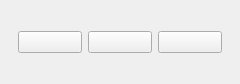
<?xml version="1.0" encoding="UTF-8"?>
<ui version="4.0">
 <class>MainWindow</class>
 <widget class="QMainWindow" name="MainWindow">
  <property name="geometry">
   <rect>
    <x>0</x>
    <y>0</y>
    <width>240</width>
    <height>84</height>
   </rect>
  </property>
  <property name="windowTitle">
   <string>MainWindow</string>
  </property>
  <widget class="QWidget" name="centralwidget">
   <layout class="QHBoxLayout" name="horizontalLayout">
    <item>
     <widget class="QWidget" name="widget" native="true">
      <layout class="QHBoxLayout" name="horizontalLayout_2">
       <item>
        <widget class="QPushButton" name="pushButton_2">
         <property name="text">
          <string/>
         </property>
         <property name="icon">
          <iconset>
           <normaloff>../Icons/icons8-menu-16.png</normaloff>../Icons/icons8-menu-16.png</iconset>
         </property>
         <property name="iconSize">
          <size>
           <width>16</width>
           <height>16</height>
          </size>
         </property>
        </widget>
       </item>
       <item>
        <widget class="QPushButton" name="pushButton_3">
         <property name="text">
          <string/>
         </property>
        </widget>
       </item>
       <item>
        <widget class="QPushButton" name="pushButton">
         <property name="text">
          <string/>
         </property>
        </widget>
       </item>
      </layout>
     </widget>
    </item>
   </layout>
  </widget>
 </widget>
 <resources/>
 <connections/>
</ui>
